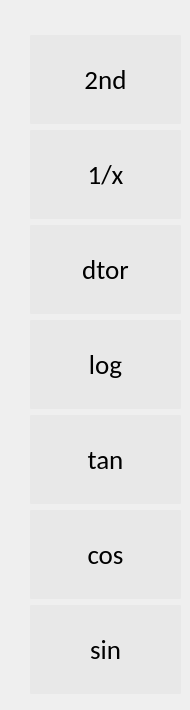
      <widget class="QWidget" name="page">
       <widget class="QWidget" name="layoutWidget_4">
        <property name="geometry">
         <rect>
          <x>30</x>
          <y>30</y>
          <width>151</width>
          <height>671</height>
         </rect>
        </property>
        <layout class="QGridLayout" name="gridLayout_6">
         <property name="spacing">
          <number>1</number>
         </property>
         <item row="3" column="0">
          <widget class="QPushButton" name="Science_Button_log">
           <property name="minimumSize">
            <size>
             <width>142</width>
             <height>89</height>
            </size>
           </property>
           <property name="font">
            <font>
             <family>Calibri</family>
             <pointsize>20</pointsize>
            </font>
           </property>
           <property name="styleSheet">
            <string notr="true">QPushButton { background-color: rgb(232,232,232); border-radius: 1px; color: rgb(0, 0, 0); color:black} QPushButton:hover { background-color: rgb(181, 181, 181); }</string>
           </property>
           <property name="text">
            <string>log</string>
           </property>
           <property name="flat">
            <bool>true</bool>
           </property>
          </widget>
         </item>
         <item row="2" column="0">
          <widget class="QPushButton" name="Science_Button_dtor">
           <property name="minimumSize">
            <size>
             <width>142</width>
             <height>89</height>
            </size>
           </property>
           <property name="font">
            <font>
             <family>Calibri</family>
             <pointsize>20</pointsize>
            </font>
           </property>
           <property name="styleSheet">
            <string notr="true">QPushButton { background-color: rgb(232,232,232); border-radius: 1px; color: rgb(0, 0, 0); color:black} QPushButton:hover { background-color: rgb(181, 181, 181); }</string>
           </property>
           <property name="text">
            <string>dtor</string>
           </property>
           <property name="flat">
            <bool>true</bool>
           </property>
          </widget>
         </item>
         <item row="1" column="0">
          <widget class="QPushButton" name="Science_Button_recip">
           <property name="minimumSize">
            <size>
             <width>142</width>
             <height>89</height>
            </size>
           </property>
           <property name="font">
            <font>
             <family>Calibri</family>
             <pointsize>20</pointsize>
            </font>
           </property>
           <property name="styleSheet">
            <string notr="true">QPushButton { background-color: rgb(232,232,232); border-radius: 1px; color: rgb(0, 0, 0); color:black} QPushButton:hover { background-color: rgb(181, 181, 181); }</string>
           </property>
           <property name="text">
            <string>1/x</string>
           </property>
           <property name="flat">
            <bool>true</bool>
           </property>
          </widget>
         </item>
         <item row="4" column="0">
          <widget class="QPushButton" name="Science_Button_tan">
           <property name="minimumSize">
            <size>
             <width>142</width>
             <height>89</height>
            </size>
           </property>
           <property name="font">
            <font>
             <family>Calibri</family>
             <pointsize>20</pointsize>
            </font>
           </property>
           <property name="styleSheet">
            <string notr="true">QPushButton { background-color: rgb(232,232,232); border-radius: 1px; color: rgb(0, 0, 0); color:black} QPushButton:hover { background-color: rgb(181, 181, 181); }</string>
           </property>
           <property name="text">
            <string>tan</string>
           </property>
           <property name="flat">
            <bool>true</bool>
           </property>
          </widget>
         </item>
         <item row="6" column="0">
          <widget class="QPushButton" name="_Science_Button_sin">
           <property name="minimumSize">
            <size>
             <width>142</width>
             <height>89</height>
            </size>
           </property>
           <property name="font">
            <font>
             <family>Calibri</family>
             <pointsize>20</pointsize>
            </font>
           </property>
           <property name="styleSheet">
            <string notr="true">QPushButton { background-color: rgb(232,232,232); border-radius: 1px; color: rgb(0, 0, 0); color:black} QPushButton:hover { background-color: rgb(181, 181, 181); }</string>
           </property>
           <property name="text">
            <string>sin</string>
           </property>
           <property name="flat">
            <bool>true</bool>
           </property>
          </widget>
         </item>
         <item row="5" column="0">
          <widget class="QPushButton" name="Science_Button_cos">
           <property name="minimumSize">
            <size>
             <width>142</width>
             <height>89</height>
            </size>
           </property>
           <property name="font">
            <font>
             <family>Calibri</family>
             <pointsize>20</pointsize>
            </font>
           </property>
           <property name="styleSheet">
            <string notr="true">QPushButton { background-color: rgb(232,232,232); border-radius: 1px; color: rgb(0, 0, 0); color:black} QPushButton:hover { background-color: rgb(181, 181, 181); }</string>
           </property>
           <property name="text">
            <string>cos</string>
           </property>
           <property name="flat">
            <bool>true</bool>
           </property>
          </widget>
         </item>
         <item row="0" column="0">
          <widget class="QPushButton" name="Science_Button_2nd1">
           <property name="minimumSize">
            <size>
             <width>142</width>
             <height>89</height>
            </size>
           </property>
           <property name="font">
            <font>
             <family>Calibri</family>
             <pointsize>20</pointsize>
            </font>
           </property>
           <property name="styleSheet">
            <string notr="true">QPushButton { background-color: rgb(232,232,232); border-radius: 1px; color: rgb(0, 0, 0); color:black} QPushButton:hover { background-color: rgb(181, 181, 181); }</string>
           </property>
           <property name="text">
            <string>2nd</string>
           </property>
           <property name="flat">
            <bool>true</bool>
           </property>
          </widget>
         </item>
        </layout>
       </widget>
      </widget>
